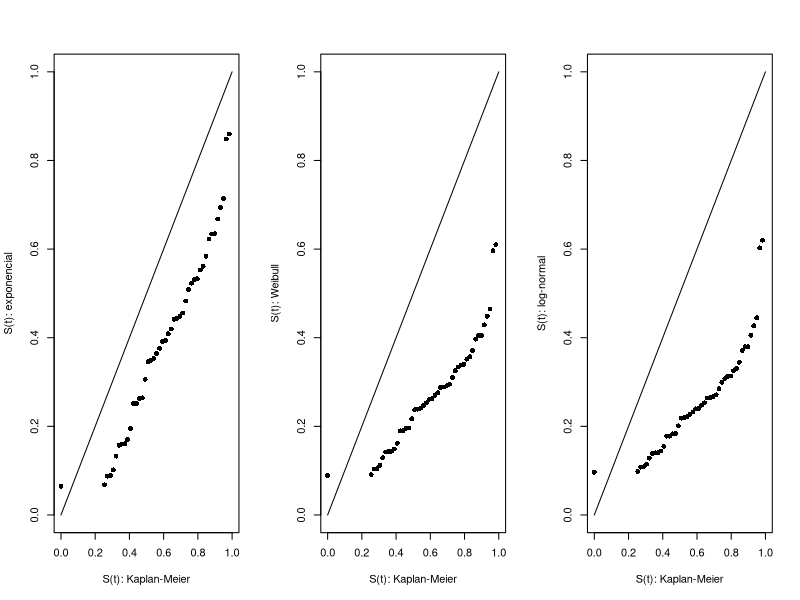
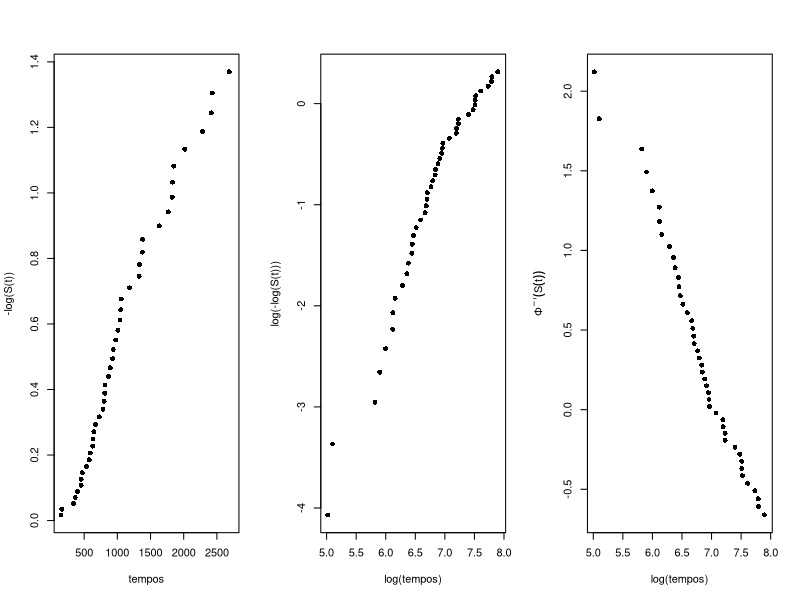
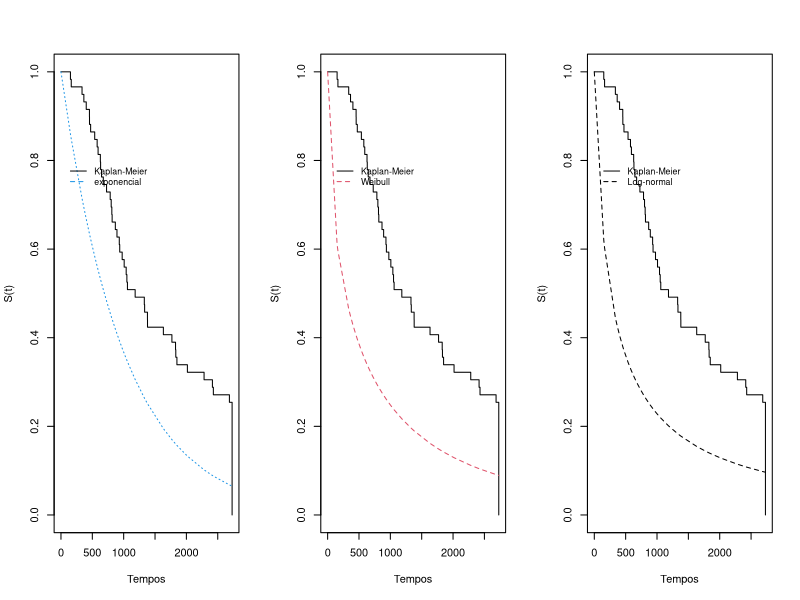
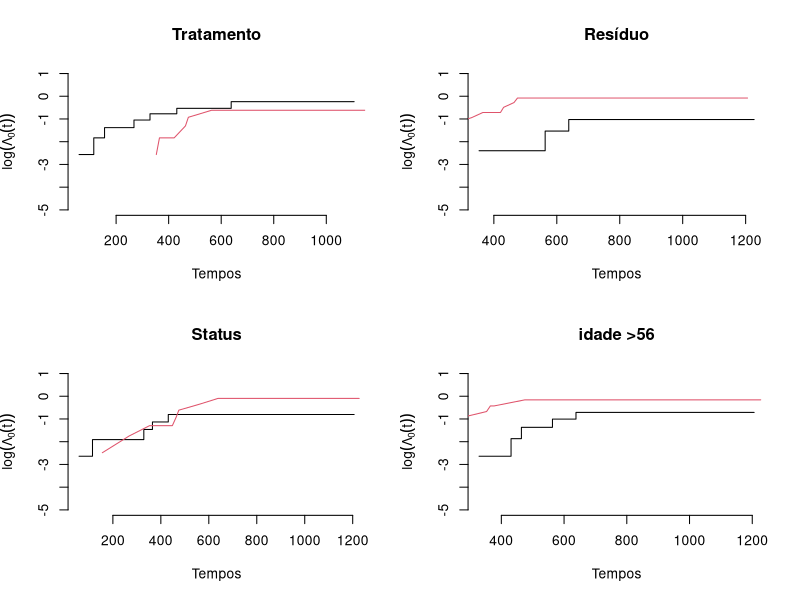
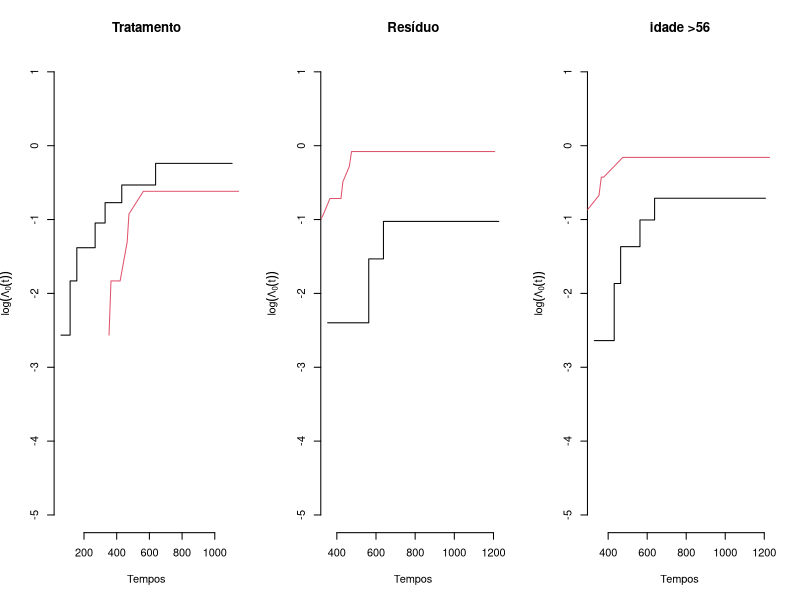
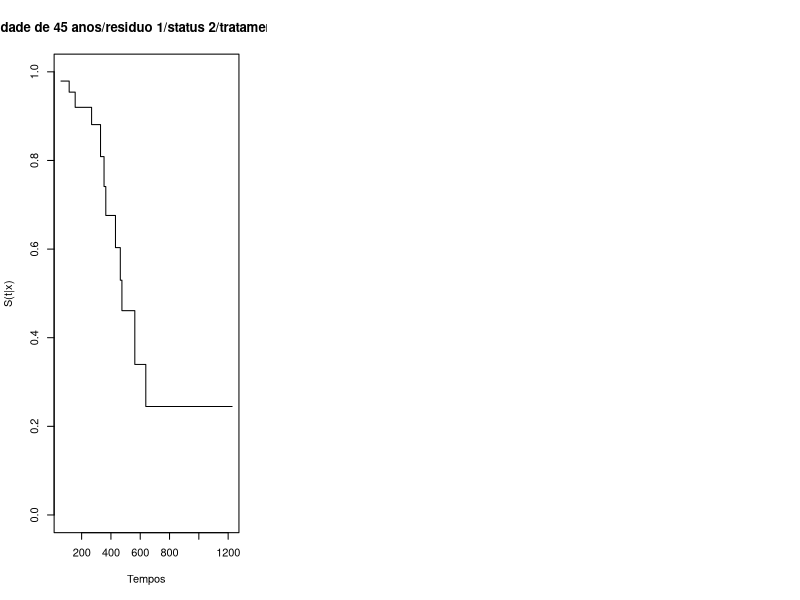

Write R code to recreate these figures, in order.
## ---- chunk 1
knitr::opts_chunk$set(echo = F)
require(survival)
## ---- chunk 2
tempos=c(151, 164, 336, 365, 403, 454, 455, 473, 538,577, 592, 628, 632, 647, 675, 727, 785,
    801, 811, 816, 867, 893, 930, 937, 976, 1008, 1040, 1051, 1060, 1183, 1329, 1334,
    1379, 1380, 1633, 1769, 1827, 1831, 1849, 2016, 2282, 2415, 2430, 2686, 2729,
    2729, 2729, 2729, 2729, 2729, 2729, 2729, 2729, 2729, 2729,
            2729, 2729, 2729, 2729, 2729)
cens=c(0, 0, 0, 0 ,0 ,0, 0 ,0 ,0, 0 ,0 ,0 ,0 ,0 ,0 ,0 ,0,0 ,0 ,0 ,0,0 ,0 ,0 
    ,0 ,0 ,0, 0, 0, 0 ,0 ,0,0, 0, 0, 0 ,0 ,0, 0, 0, 0 ,0 ,0, 0 ,0,1 ,1 ,1 
    ,1 ,1, 1, 1 ,1 ,1 ,1,1 ,1 ,1 ,1 ,1)
## ---- chunk 3
ajust1 = survreg(Surv(tempos,cens,type = "left")~1,dist='exponential')

alpha1 = exp(ajust1$coefficients[1])

ajust2 = survreg(Surv(tempos,cens,type = "left")~1,dist='weibull')

alpha2 = exp(ajust2$coefficients[1])
gama2 = 1/ajust2$scale

ajust3 = survreg(Surv(tempos,cens,type = "left")~1,dist='lognorm')





####################################################
ekm = survfit(Surv(tempos,cens,type  = "left")~1)
time = ekm$time
st = ekm$surv
ste = exp(-time/alpha1)
stw = exp(-(time/alpha2)^gama2) 
stln = pnorm((-log(time)+5.568)/1.8 )
cbind(time,st,ste,stw,stln)

##############################

par(mfrow=c(1,3))
plot(st,ste,pch=16,ylim=range(c(0.0,1)),xlim=range(c(0,1)),
     xlab="S(t): Kaplan-Meier", ylab="S(t): exponencial")
lines(c(0,1),c(0,1),type="l",lty=1)
plot(st,stw, pch=16, ylim=range(c(0.0,1)), xlim=range(c(0,1)),
     xlab = "S(t): Kaplan-Meier", ylab="S(t): Weibull")
lines(c(0,1),c(0,1),type="l",lty=1)
plot(st,stln,pch=16,ylim=range(c(0.0,1)), xlim=range(c(0,1)),
     xlab="S(t): Kaplan-Meier", ylab="S(t): log-normal")
lines(c(0,1),c(0,1),type="l",lty=1)
#############################################
par(mfrow=c(1,3)) 
invst=qnorm(st)
plot(time,-log(st),pch=16,xlab="tempos",ylab="-log(S(t))")
plot(log(time),log(-log(st)),pch=16,xlab="log(tempos)",
     ylab="log(-log(S(t)))")
plot(log(time),invst,pch=16,xlab="log(tempos)",
     ylab=expression(Phi^-1*(S(t))))



###########################################################
par(mfrow=c(1,3))
plot(ekm,conf.int =F,xlab="Tempos",ylab="S(t)")
lines(c(0,time),c(1,ste),lty=3,col=4)
legend(25,0.8,lty=c(1,2),c("Kaplan-Meier","exponencial"),col=c(1,4),bty="n",cex=0.8)
plot(ekm,conf.int =F,xlab="Tempos",ylab="S(t)")
lines(c(0,time),c(1,stw),lty=2,col=2)
legend(25,0.8,lty=c(1,2),c("Kaplan-Meier","Weibull"),col=c(1,2),bty="n",cex=0.8)
plot(ekm,conf.int=F,xlab="Tempos",ylab="S(t)")
lines(c(0,time),c(1,stln),lty=2)
legend(25,0.8,lty=c(1,2),c("Kaplan-Meier", "Log-normal"), bty="n", cex=0.8)
#usar o modelo EXPONECIAL WEIBULL Ou LOG-NORMAL
# QUAL DELES É O MAIS APROPRIADO?    
### LEMBRAR QUE NO NOSSO CASO É CENSURA TIPO 2

## ---- chunk 4
#O fabricante tem interesse em estimar o tempo médio e
#mediano de vida do isolador e o percentual de falhas após 500 horas de uso

#tempo medio


sum(ste*(tempos[1:45]-c(0,ekm$time[-length(ekm$time)])))

## ---- chunk 5
#mediana 

(0.5-0.50867074)*(727-675)/(0.48286032-0.50867074)+675

## ---- chunk 6

#percentual de falhas após 500 horas

(473-538)/(500-538)*(0.62271350-0.58347093)+0.58347093 #taxa de falha de 0.65


## ---- chunk 7
x=read.table("dadosq2.txt")

## ---- chunk 8
colnames(x)=c('Paciente','tempo','ind. falha','tratamento','idade','resíduo','status','idade01')

attach(x)#trocar todos os 12 por 01
tratamentoc=ifelse(tratamento>1,1,0)#1 é 0 e 2 é 1
residuoc=ifelse(resíduo>1,1,0) #1 é 0 e 2 é 1
statusc=ifelse(status>1,1,0)#1 é 0 e 2 é 1
idadec=ifelse(idade>56,1,0)
fit1<-coxph(Surv(tempo,`ind. falha`)~tratamentoc+idade+residuoc+statusc,
           data=x, x = T, method="breslow") 

rr=exp(fit1$coefficients)
abc=matrix(c(fit1$coefficients,0.16443,0.00785,0.29133,0.55516,rr),nrow=4,ncol=3,byrow = F)

abc=`colnames<-`(abc,c('coeficiente','p-valor','razao de risco'))
abc=`rownames<-`(abc,c('tratamento','idade','residuo','status'))
abc
## ---- chunk 9


par(mfrow=c(2,2)) 
fit<-coxph(Surv(tempo[tratamentoc==0],`ind. falha`[tratamentoc==0]) ~ 1, data=x, x = T,
           method="breslow")
ss<- survfit(fit)
s0<-round(ss$surv,digits=5)
H0<- -log(s0)
plot(ss$time,log(H0), xlab="Tempos",ylim=range(c(-5,1)),
     ylab = expression(log(Lambda[0]* (t))), bty="n",type="s")
fit<-coxph(Surv(tempo[tratamentoc==1],`ind. falha`[tratamentoc==1]) ~ 1, data=x, x = T,
           method="breslow")
ss<- survfit(fit)
s0<-round(ss$surv,digits=5)
H0<- -log(s0)
lines(ss$time,log(H0),type="l",lty=1,col=2)
title("Tratamento")


##

fit<-coxph(Surv(tempo[residuoc==0],`ind. falha`[residuoc==0]) ~ 1, data=x, x = T,
           method="breslow")
ss<- survfit(fit)
s0<-round(ss$surv,digits=5)
H0<- -log(s0)
plot(ss$time,log(H0), xlab="Tempos",ylim=range(c(-5,1)),
     ylab = expression(log(Lambda[0]* (t))), bty="n",type="s")
fit<-coxph(Surv(tempo[residuoc==1],`ind. falha`[residuoc==1]) ~ 1, data=x, x = T,
           method="breslow")
ss<- survfit(fit)
s0<-round(ss$surv,digits=5)
H0<- -log(s0)
lines(ss$time,log(H0),type="l",lty=1,col=2)
title("Resíduo")


fit<-coxph(Surv(tempo[statusc==0],`ind. falha`[statusc==0]) ~ 1, data=x, x = T,
           method="breslow")
ss<- survfit(fit)
s0<-round(ss$surv,digits=5)
H0<- -log(s0)
plot(ss$time,log(H0), xlab="Tempos",ylim=range(c(-5,1)),
     ylab = expression(log(Lambda[0]* (t))), bty="n",type="s")
fit<-coxph(Surv(tempo[statusc==1],`ind. falha`[statusc==1]) ~ 1, data=x, x = T,
           method="breslow")
ss<- survfit(fit)
s0<-round(ss$surv,digits=5)
H0<- -log(s0)
lines(ss$time,log(H0),type="l",lty=1,col=2)
title("Status")

########################### idade
fit<-coxph(Surv(tempo[idadec==0],`ind. falha`[idadec==0]) ~ 1, data=x, x = T,
           method="breslow")
ss<- survfit(fit)
s0<-round(ss$surv,digits=5)
H0<- -log(s0)
plot(ss$time,log(H0), xlab="Tempos",ylim=range(c(-5,1)),
     ylab = expression(log(Lambda[0]* (t))), bty="n",type="s")
fit<-coxph(Surv(tempo[idadec==1],`ind. falha`[idadec==1]) ~ 1, data=x, x = T,
           method="breslow")
ss<- survfit(fit)
s0<-round(ss$surv,digits=5)
H0<- -log(s0)
lines(ss$time,log(H0),type="l",lty=1,col=2)
title("idade >56")

## ---- chunk 10
fit1<-coxph(Surv(tempo,`ind. falha`)~tratamentoc+idade+residuoc,
           data=x, x = T, method="breslow") 
rr=exp(fit1$coefficients)
abc=matrix(c(fit1$coefficients,0.19099,0.00684,0.36680,rr),nrow=3,ncol=3,byrow = F)

abc=`colnames<-`(abc,c('coeficiente','p-valor','razao de risco'))
abc=`rownames<-`(abc,c('tratamento','idade','residuo'))
abc
######graficos
par(mfrow=c(1,3)) 
fit<-coxph(Surv(tempo[tratamentoc==0],`ind. falha`[tratamentoc==0]) ~ 1, data=x, x = T,
           method="breslow")
ss<- survfit(fit)
s0<-round(ss$surv,digits=5)
H0<- -log(s0)
plot(ss$time,log(H0), xlab="Tempos",ylim=range(c(-5,1)),
     ylab = expression(log(Lambda[0]* (t))), bty="n",type="s")
fit<-coxph(Surv(tempo[tratamentoc==1],`ind. falha`[tratamentoc==1]) ~ 1, data=x, x = T,
           method="breslow")
ss<- survfit(fit)
s0<-round(ss$surv,digits=5)
H0<- -log(s0)
lines(ss$time,log(H0),type="l",lty=1,col=2)
title("Tratamento")

fit<-coxph(Surv(tempo[residuoc==0],`ind. falha`[residuoc==0]) ~ 1, data=x, x = T,
           method="breslow")
ss<- survfit(fit)
s0<-round(ss$surv,digits=5)
H0<- -log(s0)
plot(ss$time,log(H0), xlab="Tempos",ylim=range(c(-5,1)),
     ylab = expression(log(Lambda[0]* (t))), bty="n",type="s")
fit<-coxph(Surv(tempo[residuoc==1],`ind. falha`[residuoc==1]) ~ 1, data=x, x = T,
           method="breslow")
ss<- survfit(fit)
s0<-round(ss$surv,digits=5)
H0<- -log(s0)
lines(ss$time,log(H0),type="l",lty=1,col=2)
title("Resíduo")

fit<-coxph(Surv(tempo[idadec==0],`ind. falha`[idadec==0]) ~ 1, data=x, x = T,
           method="breslow")
ss<- survfit(fit)
s0<-round(ss$surv,digits=5)
H0<- -log(s0)
plot(ss$time,log(H0), xlab="Tempos",ylim=range(c(-5,1)),
     ylab = expression(log(Lambda[0]* (t))), bty="n",type="s")
fit<-coxph(Surv(tempo[idadec==1],`ind. falha`[idadec==1]) ~ 1, data=x, x = T,
           method="breslow")
ss<- survfit(fit)
s0<-round(ss$surv,digits=5)
H0<- -log(s0)
lines(ss$time,log(H0),type="l",lty=1,col=2)
title("idade >56")
## ---- chunk 11

fit1<-coxph(Surv(tempo,`ind. falha`)~tratamentoc+idade+residuoc,
            data=x, x = T, method="breslow")

atrat=-0.83697*1+0.12775*2+0.68609*0


Ht<-basehaz(fit1,centered=T)
tempos<-Ht$time
H0<-Ht$hazard
S0<- exp(-H0)


round(cbind(tempos,S0,H0),digits=5)
tt<-sort(tempos)
aux1<-as.matrix(tt)
n<-nrow(aux1)
aux2<-as.matrix(cbind(tempos,S0))
S00<-rep(max(aux2[,2]),n)
for(i in 1:n){
  if(tt[i]> min(aux2[,1])){
    i1<- aux2[,1]<= tt[i]
    S00[i]<-min(aux2[i1,2])}}
ts0<-cbind(tt,S00)

plot(tt,S00^exp(-atrat),type="s",ylim=range(c(0,1)),xlab="Tempos",ylab="S(t|x)",lty=1)
title("Idade de 45 anos/residuo 1/status 2/tratamento 2")
